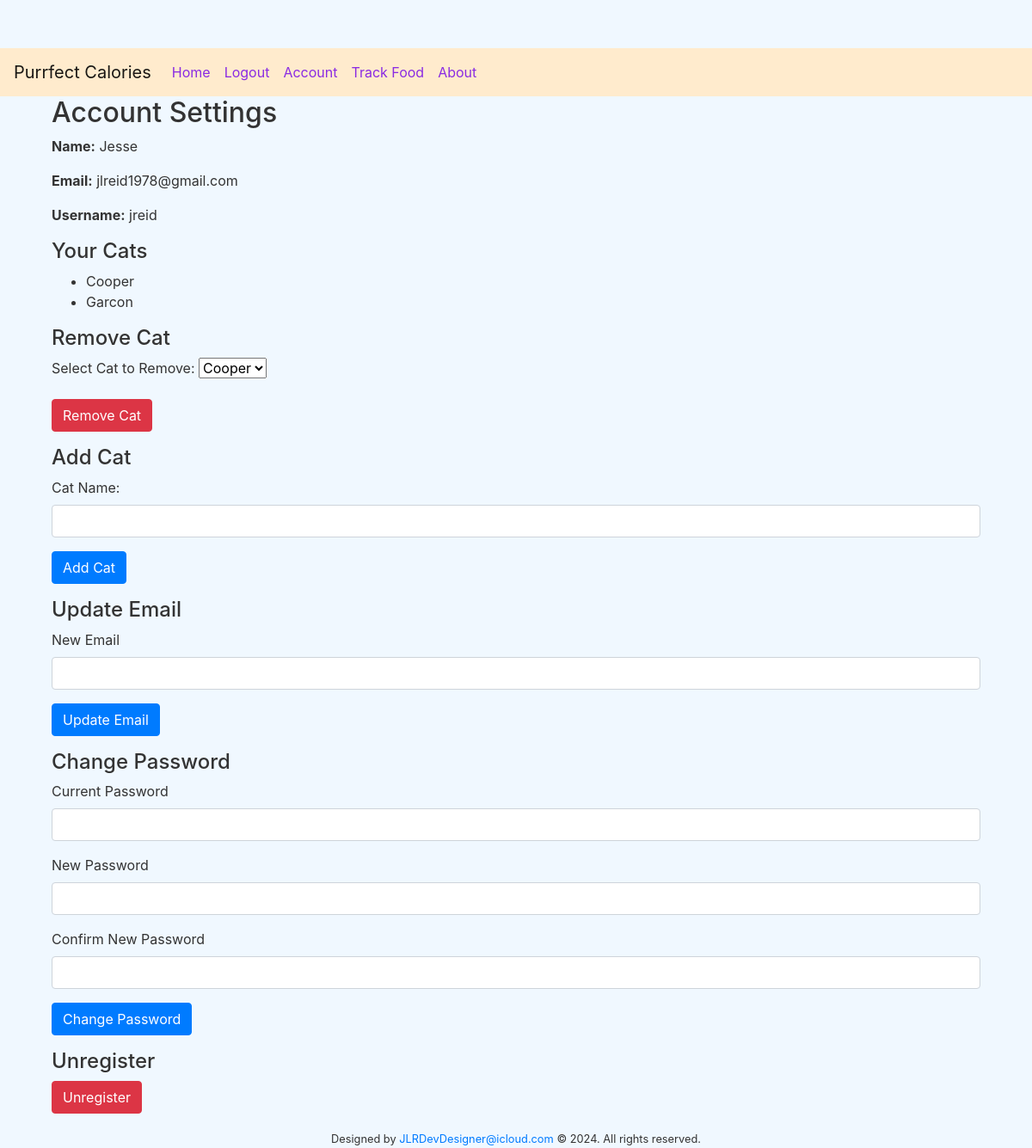
/account (signed in), run on the app's committed database.
### tables this page shows
CREATE TABLE users (
    id INTEGER PRIMARY KEY AUTOINCREMENT,
    name TEXT NOT NULL,
    username TEXT NOT NULL UNIQUE,
    email TEXT NOT NULL UNIQUE,
    password_hash TEXT NOT NULL,
    security_question TEXT NOT NULL,
    security_answer TEXT NOT NULL
, cat TEXT);

### purrfect.py (the view)
@app.route('/account', methods=['GET', 'POST'])
def account():
    try:
        if 'username' not in session:
            flash('You need to log in to access your account settings', 'error')
            return redirect(url_for('login'))
        username = session['username']
        user_info = user.get_user_info(username)
        user_cats = cat.get_user_cats(username)
        update_email_form = UpdateEmailForm()
        change_password_form = ChangePasswordForm()
        return render_template('account.html', user_info=user_info, update_email_form=update_email_form, change_password_form=change_password_form, user_cats=user_cats)
    except Exception as e:
        app.logger.error(f"An error occurred: {str(e)}")
        flash("An error occurred", 'error')
        return render_template('error.html', error_message="An error occurred")

### purrfect.py
class UpdateEmailForm(FlaskForm):
    email = StringField('New Email', validators=[DataRequired(), Email()])
    submit = SubmitField('Update Email')

class ChangePasswordForm(FlaskForm):
    current_password = PasswordField('Current Password', validators=[DataRequired()])
    new_password = PasswordField('New Password', validators=[
        DataRequired(),
        Length(min=8, message='Password must be at least 8 characters long')
    ])
    confirm_password = PasswordField('Confirm New Password', validators=[
        DataRequired(),
        EqualTo('new_password', message='Passwords must match')
    ])
    submit = SubmitField('Change Password')

### cat.py (called while the page is built)
def get_user_cats(username):
    conn = get_connection()
    cursor = conn.cursor()
    try:
        cursor.execute("""
            SELECT cat
            FROM users
            WHERE username = ?
        """, (username,))
        user_cats = cursor.fetchall()
        return user_cats
    finally:
        close_connection()

### purrfect.py (called while the page is built)
@app.context_processor
def inject_current_user():
    if 'username' in session:
        user_info = user.get_user_info(session['username'])
        if user_info:
            return {'current_user': user_info}
    return {'current_user': {'is_authenticated': False, 'username': None, 'name': None, 'email': None}}

### user.py (called while the page is built)
def get_connection():
    if not hasattr(local, 'conn'):
        local.conn = sqlite3.connect('users.db')
    return local.conn

def close_connection():
    if hasattr(local, 'conn'):
        local.conn.close()
        del local.conn

def get_user_info(username):
    conn = get_connection()
    cursor = conn.cursor()
    cursor.execute("SELECT * FROM users WHERE username = ?", (username,))
    result = cursor.fetchone()
    close_connection()
    if result:
        return {
            'name': result[1],
            'username': result[2],
            'email': result[3],
            'password_hash': result[4],
            'security_question': result[5],
            'security_answer': result[6],
            'is_authenticated': True
        }
    return None

### templates/account.html (shortened to what this page needs)
{% extends 'layout.html' %}
{% block content %}
<div class="container">
    <h2>Account Settings</h2>
    <div class="user-info">
        <p><strong>Name:</strong> {{ user_info.name }}</p>
        <p><strong>Email:</strong> {{ user_info.email }}</p>
        <p><strong>Username:</strong> {{ user_info.username }}</p>
    </div>
    {% if user_cats %}
        <h4>Your Cats</h4>
        <ul>
            {% for cat in user_cats %}
                {% if cat[0] %}
                    {% for cat_name in cat[0].split(',') %}
                        <li>{{ cat_name }}</li>
                    {% endfor %}
                {% endif %}
            {% endfor %}
        </ul>
        <form method="POST" action="/remove-cat">
            <h4>Remove Cat</h4>
            <div class="form-group">
                <label for="cat_select">Select Cat to Remove:</label>
                <select name="cat_name" id="cat_name">
                    {% for cat in user_cats %}
                        {% if cat[0] %}
                            {% for cat_name in cat[0].split(',') %}
                                <option value="{{ cat_name }}">{{ cat_name }}</option>
                            {% endfor %}
                        {% endif %}
                    {% endfor %}
                </select>
            </div>
            <div class="form-group">
                <button type="submit" class="btn btn-danger">Remove Cat</button>
            </div>
        </form>
    {% else %}
        <p>No cats found.</p>
    {% endif %}
    <form method="POST" action="/add-cat">
        <h4>Add Cat</h4>
        <div class="form-group">
            <label for="cat_name">Cat Name:</label>
            <input type="text" name="cat_name" id="cat_name" class="form-control" required>
        </div>
        <div class="form-group">
            <button type="submit" class="btn btn-primary">Add Cat</button>
        </div>
    </form>
    <form method="POST" action="/update-email">
        <h4>Update Email</h4>
        <div class="form-group">
            {{ update_email_form.email.label(class="form-label") }}
            <input type="email" name="email" id="email" class="form-control" required>
        </div>
        <div class="form-group">
            {{ update_email_form.submit(class="btn btn-primary") }}
        </div>
    </form>
    <form method="POST" action="/change-password">
        <h4>Change Password</h4>
        <div class="form-group">
            {{ change_password_form.current_password.label(class="form-label") }}
            {{ change_password_form.current_password(class="form-control") }}
        </div>
        <div class="form-group">
            {{ change_password_form.new_password.label(class="form-label") }}
            {{ change_password_form.new_password(class="form-control") }}
        </div>
        <div class="form-group">
            {{ change_password_form.confirm_password.label(class="form-label") }}
            {{ change_password_form.confirm_password(class="form-control") }}
        </div>
        <div class="form-group">
            {{ change_password_form.submit(class="btn btn-primary") }}
        </div>
    </form>
    <form method="POST" action="/delete">
        <h4>Unregister</h4>
        <div class="form-group">
            <button type="submit" class="btn btn-danger">Unregister</button>
        </div>
    </form>
</div>
{% endblock %}

### static/style.css (style rules this page uses)
body { padding-top: 56px; background-color: #f0f8ff; color: #333333; }
form { display: inline; }

### data on the page
users: name "Jesse", email "jlreid1978@gmail.com", username "jreid", cat_name "Cooper" "Garcon"

### other printed values
{{ update_email_form.email.label(class="form-label") }} "New Email"
{{ change_password_form.current_password.label(class="form-label") }} "Current Password"
{{ change_password_form.new_password.label(class="form-label") }} "New Password"
{{ change_password_form.confirm_password.label(class="form-label") }} "Confirm New Password"
form field cat_name "Cooper"
